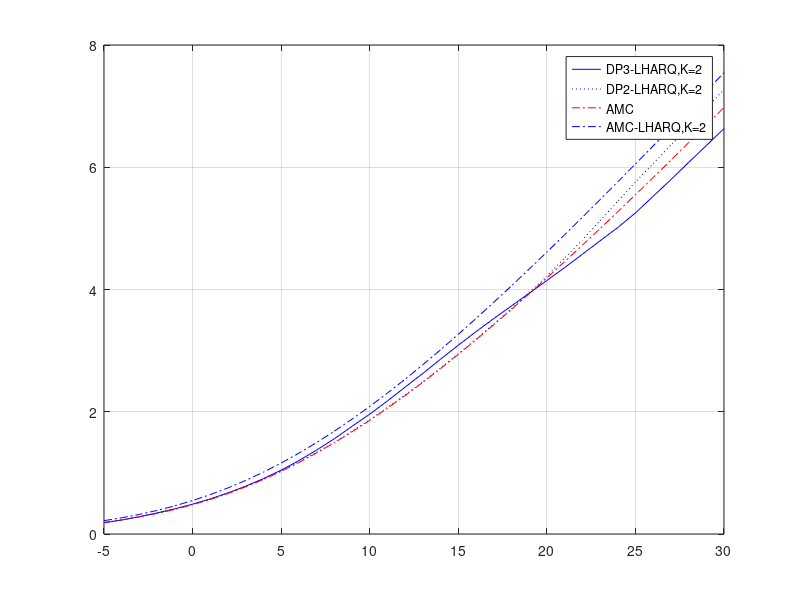
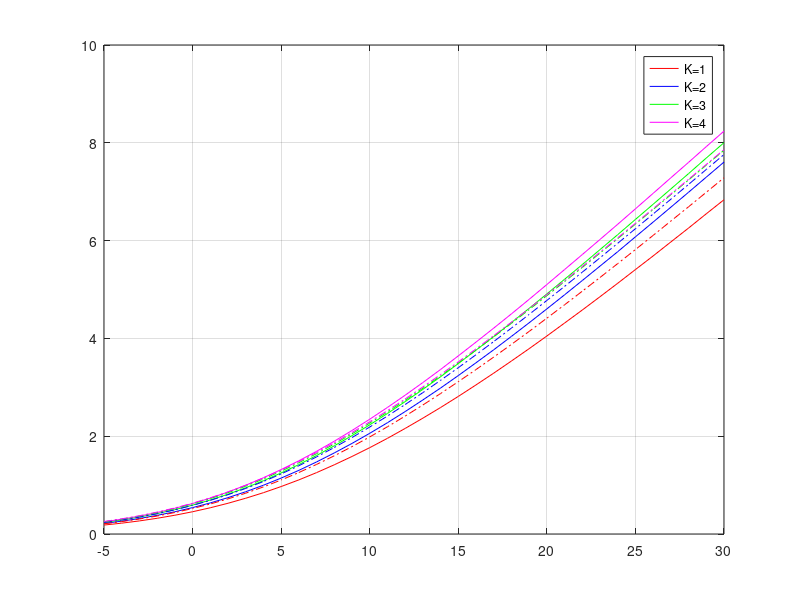
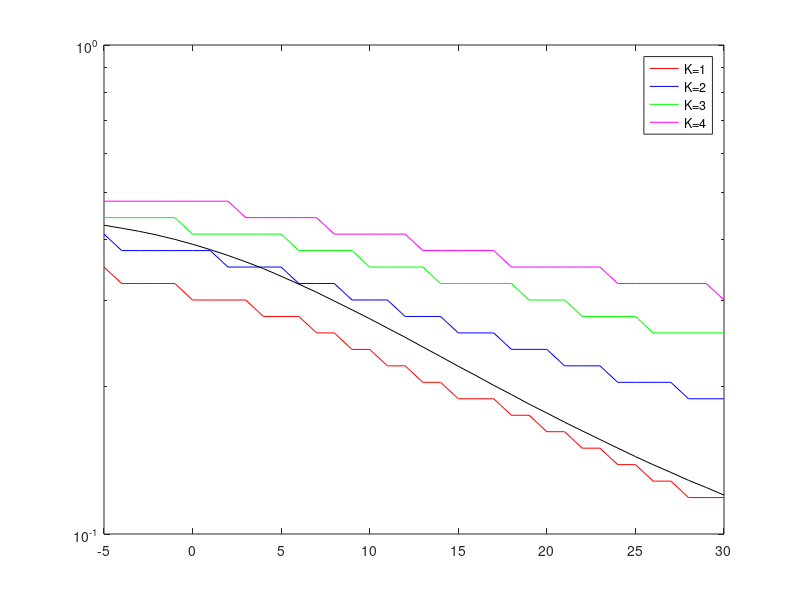
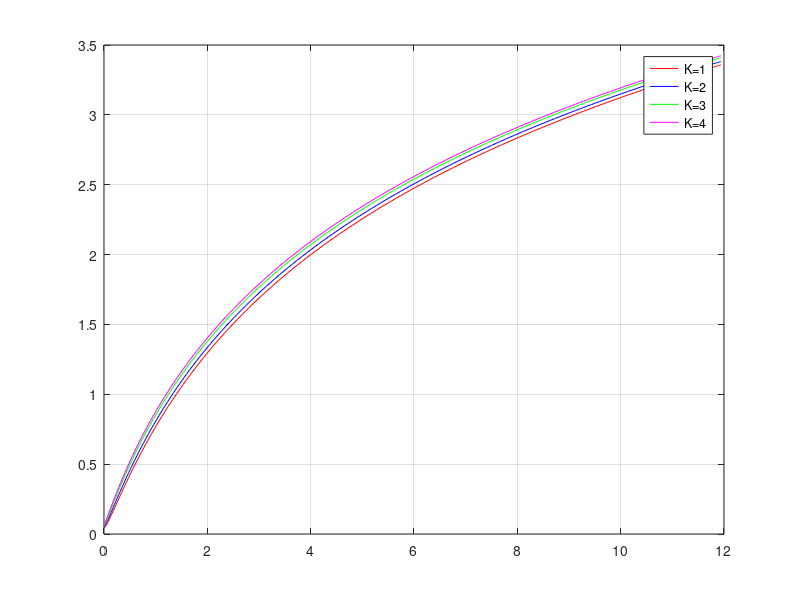

The MATLAB source for these figures, in order:
clc;
clear;
clf('reset')

figure(1)

load LHARQ_AMC_DP_policy_Perfect_Decoding_continuous_R_dop_0.1_rho_0.8_V3.mat
plot(SNRdB,throughput_lharq(2,:),'b')

hold on

load LHARQ_AMC_DP_policy_Perfect_Decoding_continuous_R_dop_0.1_rho_0.8_V2.mat
plot(SNRdB,throughput_lharq(2,:),':b')

load LHARQ_AMC_policy_Perfect_Decoding_continuous_R_dop_0.1_rho_0.8_V_leger.mat

plot(SNRdB,throughput_lharq(1,:),'-.r',SNRdB,throughput_lharq(2,:),'-.b')

grid;
legend('DP3-LHARQ,K=2','DP2-LHARQ,K=2','AMC','AMC-LHARQ,K=2')







figure(2)
load LHARQ_outage_policy_Perfect_Decoding_continuous_R_dop_0.1_rho_0.8_V_leger.mat

plot(SNRdB,throughput_lharq(1,:),'r',SNRdB,throughput_lharq(2,:),'b',SNRdB,throughput_lharq(3,:),'g',SNRdB,throughput_lharq(4,:),'m')

hold on

load LHARQ_AMC_policy_Perfect_Decoding_continuous_R_dop_0.075_rho_0.9_V_leger.mat

plot(SNRdB,throughput_lharq(1,:),'-.r',SNRdB,throughput_lharq(2,:),'-.b',SNRdB,throughput_lharq(3,:),'-.g',SNRdB,throughput_lharq(4,:),'-.m')

hold on

% load Er_MI_16QAM.mat

%plot(SNRdB,ergodic_capacity,'k')

legend('K=1','K=2','K=3','K=4')
%axis([-5 30 0 4]);
grid;

figure(3)

load LHARQ_outage_policy_Perfect_Decoding_continuous_R_dop_0.1_rho_0.8_V_leger_V2.mat

semilogy(SNRdB,optimal_epsilon_lharq(1,:),'r',SNRdB,optimal_epsilon_lharq(2,:),'b',SNRdB,optimal_epsilon_lharq(3,:),'g',SNRdB,optimal_epsilon_lharq(4,:),'m')
hold on
load LHARQ_AMC_policy_Perfect_Decoding_continuous_R_dop_0.1_rho_0.8_V_leger.mat
semilogy(SNRdB,outage,'k')

% hold on
%  semilogy(SNRdB,optimal_epsilon_lharq_p(1,:),'-.r',SNRdB,optimal_epsilon_lharq_p(2,:),'-.b',SNRdB,optimal_epsilon_lharq_p(3,:),'-.g',SNRdB,optimal_epsilon_lharq_p(4,:),'-.m')
% grid;
legend('K=1','K=2','K=3','K=4')
figure(4)

ii=2;
plot(snr_range(ii,:),squeeze(policy_lharq(1,ii,:)),'r',snr_range(ii,:),squeeze(policy_lharq(2,ii,:)),'b',snr_range(ii,:),squeeze(policy_lharq(3,ii,:)),'g',snr_range(ii,:),squeeze(policy_lharq(4,ii,:)),'m')
%axis([0 100 0 4]);
legend('K=1','K=2','K=3','K=4')
grid;

figure(5)
load LHARQ_AMC_DP_policy_Perfect_Decoding_continuous_R_dop_0.1_rho_0.8_V3.mat
plot(SNRdB,optimal_lambda_lharq,'b')

hold on

load LHARQ_AMC_DP_policy_Perfect_Decoding_continuous_R_dop_0.1_rho_0.8_V2.mat
plot(SNRdB,optimal_lambda_lharq,':b')

legend('DP3-LHARQ,K=2','DP2-LHARQ,K=2')